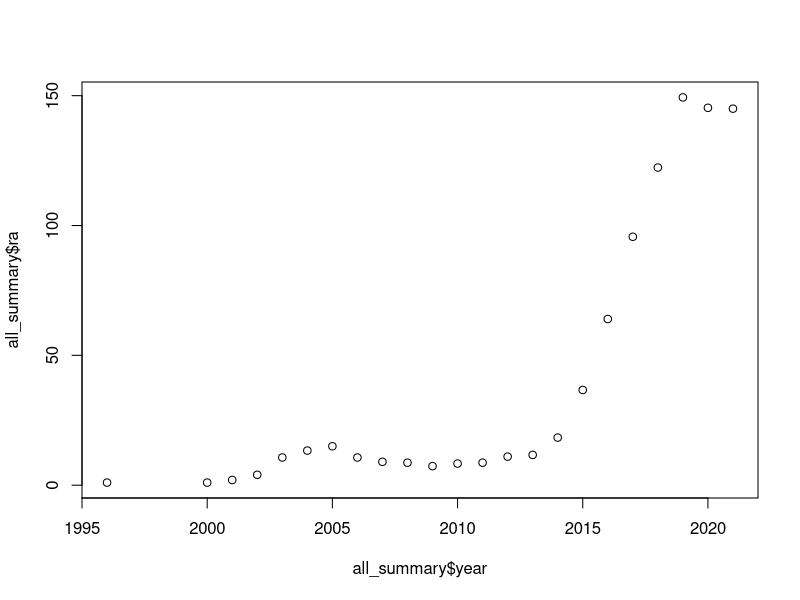

R code for this plot: (Note: this script raises an error after producing the figure.)
## ---------------------------
##
## "Ethics, law, and politics in palaeontological research: 
##    The case of Myanmar amber"
## Dunne, Raja, et al. (2022) Commun. Bio.
##
## Purpose of script: Creating Fig. 2 (temporal trends and breakpoints)
##
## Authors: Nussaïbah B. Raja, Emma M. Dunne
##
## Date Last Modified: 2022-06-07
##
## Copyright (c) Nussaïbah B. Raja & Emma M. Dunne (2022)
## Email: nussaibah.raja.schoob@fau.de, dunne.emma.m@gmail.com
##
## ---------------------------
##
## Notes: N/A
##   
##
## ---------------------------


### Packages:
library(tidyverse)
library(segmented)
library(ggthemes)


## Load Web of Science data - amber publications 
all <- read.csv("./data/webofscience_amber.csv")

## Get total for 2022 as of June 7th 2022:
n2022 <- table(all$Publication.Year)["2022"]

## Subset dataset to only pubs from 2021 and younger
all <- all[all$Publication.Year <2022,]
nrow(all)

all_summary <- setNames(data.frame(table(all$Publication.Year)),
                        c("year", "count"))
all_summary$year <- as.numeric(as.character(all_summary$year))

## rolling average
all_summary$ra <- caTools::runmean(all_summary$count, 3, alg="C")
## quick plot
plot(all_summary$year, all_summary$ra)


#### Stats testing

## fit linear model
my.lm <- lm(ra~year, data=all_summary)
pscore.test(my.lm)

## Davies test
dt <- davies.test(my.lm)
d1 <- c(dt$process[dt$process[,1]==dt$statistic,], p.value=dt$p.value)

my.seg <- segmented(my.lm, 
                    seg.Z = ~ year, 
                    psi = 2013)

d1 <- c(d1, actual=my.seg$psi[2])

# additional breakpoints?
pscore.test(my.seg,~year, more.break = T) 
dt <- davies.test(my.seg)
d2 <- c(dt$process[dt$process[,1]==dt$statistic,], p.value=dt$p.value, actual=NA)

d <- rbind(d1, d2)
write.csv(d, "output/breakpoint_wos21.csv", row.names = F)

# get the breakpoints
my.seg$psi


my.fitted <- fitted(my.seg)
my.model <- data.frame(year = all_summary$year, 
                       count = all_summary$ra, fit=my.fitted)


yrs <- round(my.seg$psi[,2])
yrs

my.model$cat <- NA
my.model$cat[my.model$year <yrs] <- "1"
my.model$cat[my.model$year >yrs] <- "2"
my.model$cat[is.na(my.model$cat)] <- "3"

my.lines <- round(my.seg$psi[, 2])


ggplot(my.model) +
  geom_vline(xintercept = my.lines, linetype = "dashed") +
  # geom_line(data=my.model, aes(x=year,y=count), size=1) +
  geom_line(aes(x=year, y=fit, col=cat)) +
  geom_point(aes(x=year, y=count, col=cat))

### PLOT #####
# At the breakpoint (break1), the segments b and c intersect

#b0 + b1*x = c0 + c1*x

b0 <- coef(my.seg)[[1]]
b1 <- coef(my.seg)[[2]]

# Important:
# the coefficients are the differences in slope in comparison to the previous slope
c1 <- coef(my.seg)[[2]] + coef(my.seg)[[3]]
break1 <- my.seg$psi[[2]]

#Solve for c0 (intercept of second segment):
c0 <- b0 + b1 * break1 - c1 * break1

# first line: 
#y = b0 + b1*x
#y = intercept1 + slope1 * x

x1 <- 1995: (yrs-1)
df1 <- all_summary[all_summary$year %in% x1,]
mod1 <- lm(ra~year, df1)
summary(mod1)
y1= predict(mod1, newdata = data.frame(year=x1))

# second line:
#y = c0 + c1*x
#y = intercept2 + slope2 * x

x2 <- 2015:2020
df2 <- all_summary[all_summary$year %in% x2,]
mod2 <- lm(ra~year + I(year^2), df2)
x3 <- 2015:2021
y2= predict(mod2, newdata = data.frame(year=x3))

my.lines <- round(my.seg$psi[, 2])

## Set plot theme
theme_set(theme_hc(base_size=14) %+replace%
            theme(legend.title = element_text(face="bold"),
              axis.title = element_text(face="bold"),
              axis.title.y = element_text(angle=90),
              legend.position="bottom",
              plot.title = element_text(face="bold", hjust=0, size=16))
)

p <- ggplot() +
  geom_vline(xintercept = my.lines, linetype = "dashed") +
  # geom_line(data=my.model, aes(x=year,y=count), size=1) +
  geom_line(data=data.frame(x1, y1, cat="1"), 
            aes(x=x1, y=y1, col=cat), size=1) +
  geom_line(data=data.frame(x3, y2, cat="2"), 
            aes(x=x3, y=y2, col=cat), size=1) +
  
  scale_x_continuous(limits=c(1988, 2027), 
                     breaks = seq(1990, 2020, 5)) +
  labs(x="Year", y="Number of publications")

## Load info for important dates/events
labs <- read.csv("./data/timeline.csv")
labs <- merge(labs, all_summary, by.x="x1", by.y="year", all.x=T, all.y=F)
labs$ra[labs$x1%in%c(1993, 1994, 1995)] <- 0

hj <- 0
hj2 <- 1

ny <- -10
pal <- c("1"="#c06c13","2"="#ff9009","3"="#340e06")


## Add text and stats to plot
p1 <- p +
  # Adding annotations for years
  geom_text(data=labs[labs$hj=="right",], aes(x=x1, y=y1, label=x1, hjust=hj), 
            size=5, hjust=hj2, vjust=0.5, col=pal[1], fontface=2) +
  geom_text(data=labs[labs$hj=="right",], aes(x=x1, y=y1, label=label2), 
            size=3,  vjust=0.5,
            nudge_y = ny, hjust=hj2, lineheight = 0.8, col=pal[1]) +
  geom_segment(data=labs[labs$hj=="right",], aes(x=x1, xend=x1,y=ra, yend=y1-20),
               col="darkgrey") +
  geom_text(data=labs[labs$hj=="left",], aes(x=x1, y=y1, label=x1, hjust=hj), 
            size=5, hjust=hj, vjust=1, col= pal[2], fontface=2) +
  geom_text(data=labs[labs$hj=="left",], aes(x=x1, y=y1, label=label2), 
            size=3,  vjust=1, col=pal[2],
            nudge_y = ny, hjust=hj, lineheight = 0.8) +
  geom_segment(data=labs[labs$hj=="left",], aes(x=x1, xend=x1,y=ra, yend=y1),
               col="darkgrey") +
  geom_point(data=my.model, aes(x=year, y=count, col=cat, shape=cat), 
             size=4, fill="white", stroke=2) +
  scale_shape_manual(values=c("1"=16,"2"=16,"3"=21), guide="none")+
  scale_color_manual(values=pal, guide="none") + 
  # Add stats
  annotate("text", x=2005, y=60, 
           label= paste0("italic(R) ^ 2 ==", format(summary(mod1)$adj.r, digits=3)),
           parse=T, hjust=hj, size=3)+
  annotate("text", x=2005, y=52, 
           label= paste0("italic(p) ==", format(anova(mod1)$'Pr(>F)'[1], digits=3)),
           parse=T, hjust=hj, size=3) +
  annotate("text", x=2025, y=15, 
           label= paste0("italic(R) ^ 2 ==", format(summary(mod2)$adj.r, digits=3)),
           parse=T, hjust=hj, size=3)+
  annotate("text", x=2025, y=7, 
           label= paste0("italic(p) ==", format(anova(mod2)$'Pr(>F)'[1], digits=3)),
           parse=T, hjust=hj, size=3) +
  annotate("segment", x=2016, xend=2014.5, y=10, yend=18, # breakpoint arrow
           arrow = arrow(type = "closed", length = unit(0.1, "inches"))
           ) +
  annotate("text", x=2016.1, y=8,
           label="breakpoint\nidentified", size=3, hjust=hj,
           lineheight=0.8) +
  # annotate("segment", x=2014, xend=2013, y=230, yend=230, 
  #          arrow = arrow(type = "closed", length = unit(0.1, "inches"))) +
  annotate("point", x=2022, y=n2022, size=4, shape=21, stroke=2, col=pal[2]) +
  annotate("text", x=2022, y=51,
           label="Total publications\nin first half of year", size=3, hjust=hj, lineheight=0.8)
p1


x11(w=10, h=6);p1

ggsave("plots/Fig_02.svg", p1, w=10, h=6)
